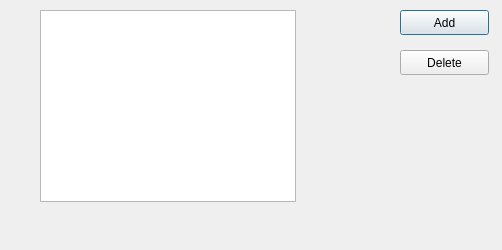
<?xml version="1.0" encoding="UTF-8"?>
<ui version="4.0">
 <class>Dialog</class>
 <widget class="QDialog" name="Dialog">
  <property name="geometry">
   <rect>
    <x>0</x>
    <y>0</y>
    <width>502</width>
    <height>250</height>
   </rect>
  </property>
  <property name="windowTitle">
   <string>Dialog</string>
  </property>
  <widget class="QListWidget" name="list">
   <property name="geometry">
    <rect>
     <x>40</x>
     <y>10</y>
     <width>256</width>
     <height>192</height>
    </rect>
   </property>
  </widget>
  <widget class="QPushButton" name="Add">
   <property name="geometry">
    <rect>
     <x>400</x>
     <y>10</y>
     <width>89</width>
     <height>25</height>
    </rect>
   </property>
   <property name="text">
    <string>Add</string>
   </property>
  </widget>
  <widget class="QPushButton" name="pushButton_2">
   <property name="geometry">
    <rect>
     <x>400</x>
     <y>50</y>
     <width>89</width>
     <height>25</height>
    </rect>
   </property>
   <property name="text">
    <string>Delete</string>
   </property>
  </widget>
 </widget>
 <resources/>
 <connections/>
</ui>
